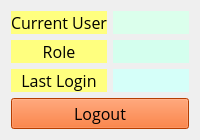
     <widget class="QWidget" name="User">
      <attribute name="title">
       <string>User</string>
      </attribute>
      <layout class="QGridLayout" name="gridLayout_5">
       <item row="1" column="0">
        <widget class="QLabel" name="label_role">
         <property name="font">
          <font>
           <family>Open Sans</family>
           <pointsize>12</pointsize>
           <stylestrategy>PreferAntialias</stylestrategy>
          </font>
         </property>
         <property name="styleSheet">
          <string notr="true">background-color: rgb(255, 255, 127);</string>
         </property>
         <property name="text">
          <string>Role</string>
         </property>
         <property name="alignment">
          <set>Qt::AlignCenter</set>
         </property>
        </widget>
       </item>
       <item row="0" column="0">
        <widget class="QLabel" name="label_curretnuser">
         <property name="font">
          <font>
           <family>Open Sans</family>
           <pointsize>12</pointsize>
           <stylestrategy>PreferAntialias</stylestrategy>
          </font>
         </property>
         <property name="styleSheet">
          <string notr="true">background-color: rgb(255, 255, 127);</string>
         </property>
         <property name="text">
          <string>Current User</string>
         </property>
         <property name="alignment">
          <set>Qt::AlignCenter</set>
         </property>
        </widget>
       </item>
       <item row="2" column="1">
        <widget class="QLabel" name="LastLogin">
         <property name="font">
          <font>
           <family>Open Sans</family>
           <pointsize>12</pointsize>
          </font>
         </property>
         <property name="styleSheet">
          <string notr="true">background-color: rgb(213, 255, 249);</string>
         </property>
         <property name="text">
          <string/>
         </property>
         <property name="alignment">
          <set>Qt::AlignCenter</set>
         </property>
        </widget>
       </item>
       <item row="0" column="1">
        <widget class="QLabel" name="CurrentUser">
         <property name="font">
          <font>
           <family>Open Sans</family>
           <pointsize>12</pointsize>
          </font>
         </property>
         <property name="styleSheet">
          <string notr="true">background-color: rgb(219, 255, 236);</string>
         </property>
         <property name="text">
          <string/>
         </property>
         <property name="alignment">
          <set>Qt::AlignCenter</set>
         </property>
        </widget>
       </item>
       <item row="2" column="0">
        <widget class="QLabel" name="label_lastlogin">
         <property name="font">
          <font>
           <family>Open Sans</family>
           <pointsize>12</pointsize>
           <stylestrategy>PreferAntialias</stylestrategy>
          </font>
         </property>
         <property name="styleSheet">
          <string notr="true">background-color: rgb(255, 255, 127);</string>
         </property>
         <property name="text">
          <string>Last Login</string>
         </property>
         <property name="alignment">
          <set>Qt::AlignCenter</set>
         </property>
        </widget>
       </item>
       <item row="1" column="1">
        <widget class="QLabel" name="Role">
         <property name="font">
          <font>
           <family>Open Sans</family>
           <pointsize>12</pointsize>
          </font>
         </property>
         <property name="styleSheet">
          <string notr="true">background-color: rgb(212, 255, 238);</string>
         </property>
         <property name="text">
          <string/>
         </property>
         <property name="alignment">
          <set>Qt::AlignCenter</set>
         </property>
        </widget>
       </item>
       <item row="3" column="0" colspan="2">
        <widget class="QPushButton" name="b_logout">
         <property name="font">
          <font>
           <family>Open Sans</family>
           <pointsize>12</pointsize>
           <stylestrategy>PreferAntialias</stylestrategy>
          </font>
         </property>
         <property name="styleSheet">
          <string notr="true">background-color: rgb(255, 85, 0);</string>
         </property>
         <property name="text">
          <string>Logout</string>
         </property>
        </widget>
       </item>
      </layout>
     </widget>
